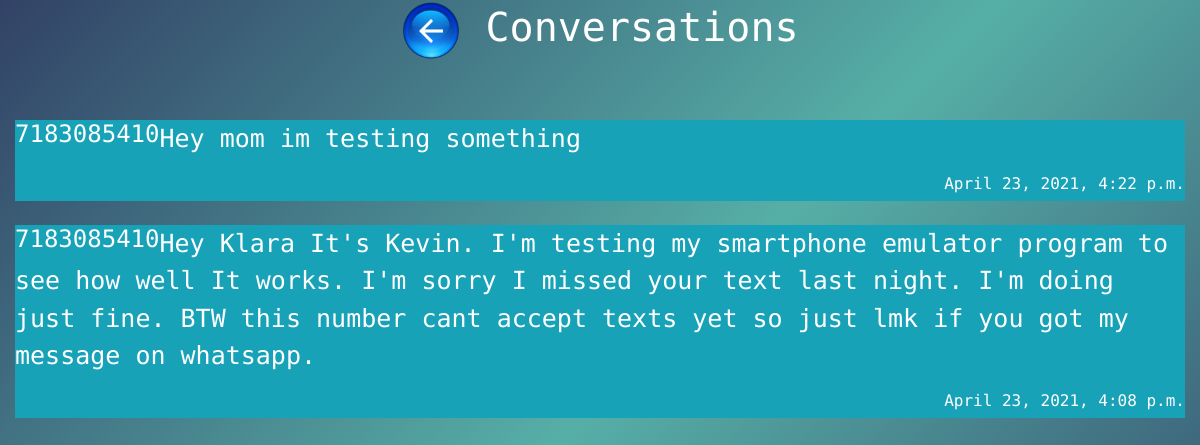
The page /Communication/Text-Section/Messages/ (signed in) on the database as committed earlier.
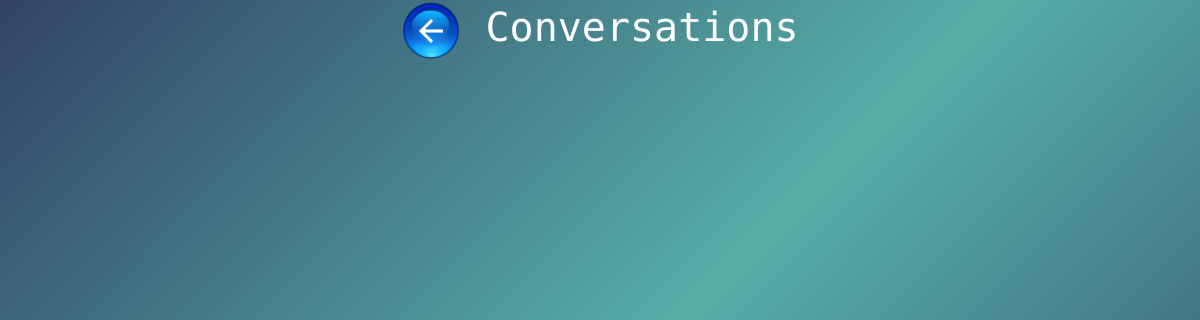
The same page on the database as committed later.
### Communication/models.py (models this page shows, shortened)
class Text(models.Model):
    texter1 = models.ForeignKey(User,on_delete=models.CASCADE,null=True)
    texter = models.CharField(max_length=50,null=True, blank = True)
    who = models.CharField(max_length=50,null=True)
    message = models.TextField(max_length=1000,null=False)
    time = models.DateTimeField(default = timezone.now)

### Communication/views.py (the view)
# urls.py: path("Text-Section/Messages/",views.ViewMessages.as_view(),name="messages"),
@method_decorator(login_required, name="dispatch")
class ViewMessages(ListView):
    model = Text
    template_name = "Communication/view-messages.html"
    context_object_name = "text"
    ordering = ['-time']

### Templates/Communication/view-messages.html (shortened to what this page needs)
{%load static%}
{%load crispy_forms_tags%}
<html lang="en" dir="ltr">
  <head>
    <link rel="stylesheet" href="{% static 'CSS/App.css' %}">
    <link rel="stylesheet" href="https://maxcdn.bootstrapcdn.com/bootstrap/4.0.0/css/bootstrap.min.css">
  </head>
  <body class="Home-Page">
    <h1>
      <a href="{%url "Communication:text-section"%}" class="back">
        <img src="{%static 'Images/back.png' %}" class="back">
      </a>
      Conversations</h1>
    <div class="container-fluid img-container">
      <div clas="rows">
        <div>
        {%for items in text%}
          {%if user.username == items.texter%}
            <a href="{%url "Communication:msg-conversation" items.who items.id%}" class="contact m-3">
              <section class="bg-info">
                <h4 style="float:left">{{items.who}}</h4>
                <p>{{items.message}}</p>
                <h6 style="float:right">{{items.time}}</h6>
              </section>
            </a><br>
          {%endif%}
        {%endfor%}
        </div>
      </div>
    </div>
  </body>
</html>

Rows that differ between the two databases and show on the page:
removed Text: who "7183085410", message "Hey mom im testing something", time "April 23, 2021, 4:22 p.m."
removed Text: who "7183085410", message "Hey Klara It's Kevin. I'm testing my smartphone emulator program to see how well It works. I'm sorry I missed your text last night. I'm doing just fine. BTW this number cant accept texts yet so just lmk if you got my message on whatsapp.", time "April 23, 2021, 4:08 p.m."
